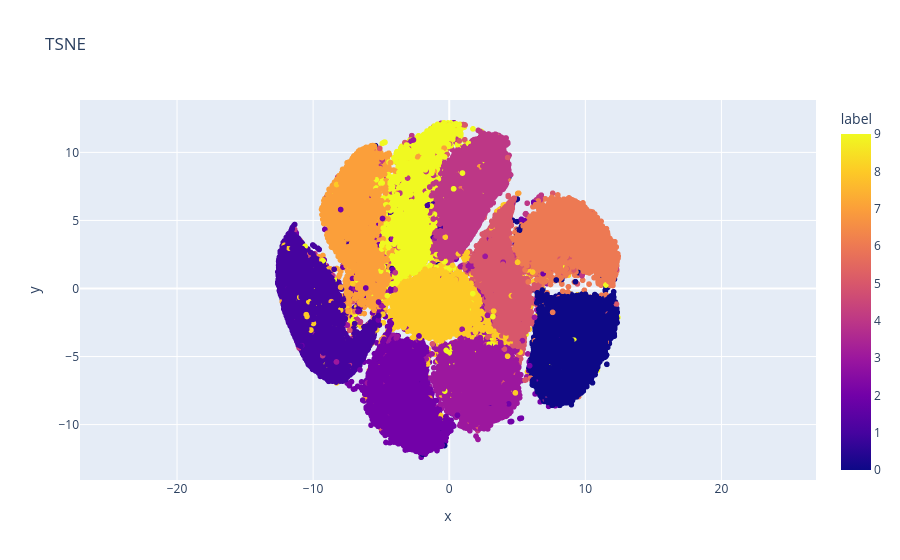

Notebook source saved alongside this figure:
### Code cell
# Create the scatter plot of the t-SNE.

TARGET = 'label'

mnist_df_subset = df.loc[:, :].copy()

fig = px.scatter(x=tsne_result[:,0], y=tsne_result[:,1], color=mnist_df_subset[TARGET], title='TSNE')
fig.update_layout(coloraxis_colorbar=dict(title=TARGET), height=1000)
fig.update_yaxes(scaleanchor = 'x', scaleratio=1)
fig.show()

### Figure 1 — Plotly figure (JSON) as saved in the notebook; plotly's stock layout.template omitted (floating-point values rounded to 4 significant figures; data arrays with more than 128 entries replaced by an {"elided": "..."} marker saying what was removed)
{"data": [{"hovertemplate": "x=%{x}<br>y=%{y}<br>color=%{marker.color}<extra></extra>", "legendgroup": "", "marker": {"color": {"elided": "70000 int values"}, "coloraxis": "coloraxis", "symbol": "circle"}, "mode": "markers", "name": "", "showlegend": false, "type": "scattergl", "x": {"elided": "70000 float values"}, "xaxis": "x", "y": {"elided": "70000 float values"}, "yaxis": "y"}], "layout": {"autosize": true, "coloraxis": {"colorbar": {"title": {"text": "label"}}, "colorscale": [[0, "#0d0887"], [0.1111, "#46039f"], [0.2222, "#7201a8"], [0.3333, "#9c179e"], [0.4444, "#bd3786"], [0.5556, "#d8576b"], [0.6667, "#ed7953"], [0.7778, "#fb9f3a"], [0.8889, "#fdca26"], [1, "#f0f921"]]}, "legend": {"tracegroupgap": 0}, "title": {"text": "TSNE"}, "xaxis": {"anchor": "y", "autorange": true, "domain": [0, 1], "range": [-14.2, 14.02], "title": {"text": "x"}, "type": "linear"}, "yaxis": {"anchor": "x", "autorange": true, "domain": [0, 1], "range": [-21.03, 20.81], "scaleanchor": "x", "scaleratio": 1, "title": {"text": "y"}, "type": "linear"}}}
